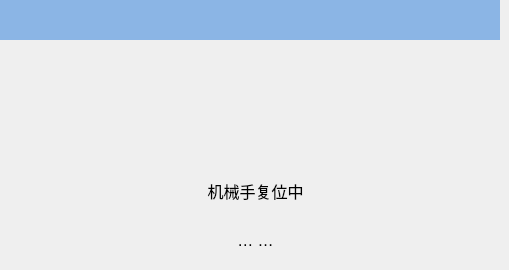
   <widget class="QWidget" name="page_9">
    <widget class="QLabel" name="label_tip2_8">
     <property name="geometry">
      <rect>
       <x>120</x>
       <y>170</y>
       <width>271</width>
       <height>41</height>
      </rect>
     </property>
     <property name="font">
      <font>
       <pointsize>12</pointsize>
      </font>
     </property>
     <property name="text">
      <string>机械手复位中</string>
     </property>
     <property name="alignment">
      <set>Qt::AlignCenter</set>
     </property>
    </widget>
    <widget class="QLabel" name="label_30">
     <property name="geometry">
      <rect>
       <x>0</x>
       <y>0</y>
       <width>500</width>
       <height>40</height>
      </rect>
     </property>
     <property name="minimumSize">
      <size>
       <width>500</width>
       <height>40</height>
      </size>
     </property>
     <property name="maximumSize">
      <size>
       <width>500</width>
       <height>30</height>
      </size>
     </property>
     <property name="font">
      <font>
       <pointsize>16</pointsize>
      </font>
     </property>
     <property name="styleSheet">
      <string notr="true">QLabel{background-color:#8BB5E5;}</string>
     </property>
     <property name="text">
      <string/>
     </property>
     <property name="alignment">
      <set>Qt::AlignCenter</set>
     </property>
    </widget>
    <widget class="QLabel" name="label_tip2_9">
     <property name="geometry">
      <rect>
       <x>120</x>
       <y>220</y>
       <width>271</width>
       <height>41</height>
      </rect>
     </property>
     <property name="font">
      <font>
       <pointsize>12</pointsize>
      </font>
     </property>
     <property name="text">
      <string>… …</string>
     </property>
     <property name="alignment">
      <set>Qt::AlignCenter</set>
     </property>
    </widget>
    <widget class="QLabel" name="label_31">
     <property name="geometry">
      <rect>
       <x>230</x>
       <y>70</y>
       <width>40</width>
       <height>40</height>
      </rect>
     </property>
     <property name="minimumSize">
      <size>
       <width>40</width>
       <height>40</height>
      </size>
     </property>
     <property name="maximumSize">
      <size>
       <width>40</width>
       <height>40</height>
      </size>
     </property>
     <property name="text">
      <string/>
     </property>
     <property name="pixmap">
      <pixmap resource="../resource.qrc">:/RunPage/runpage_images/alarm.png</pixmap>
     </property>
    </widget>
   </widget>
